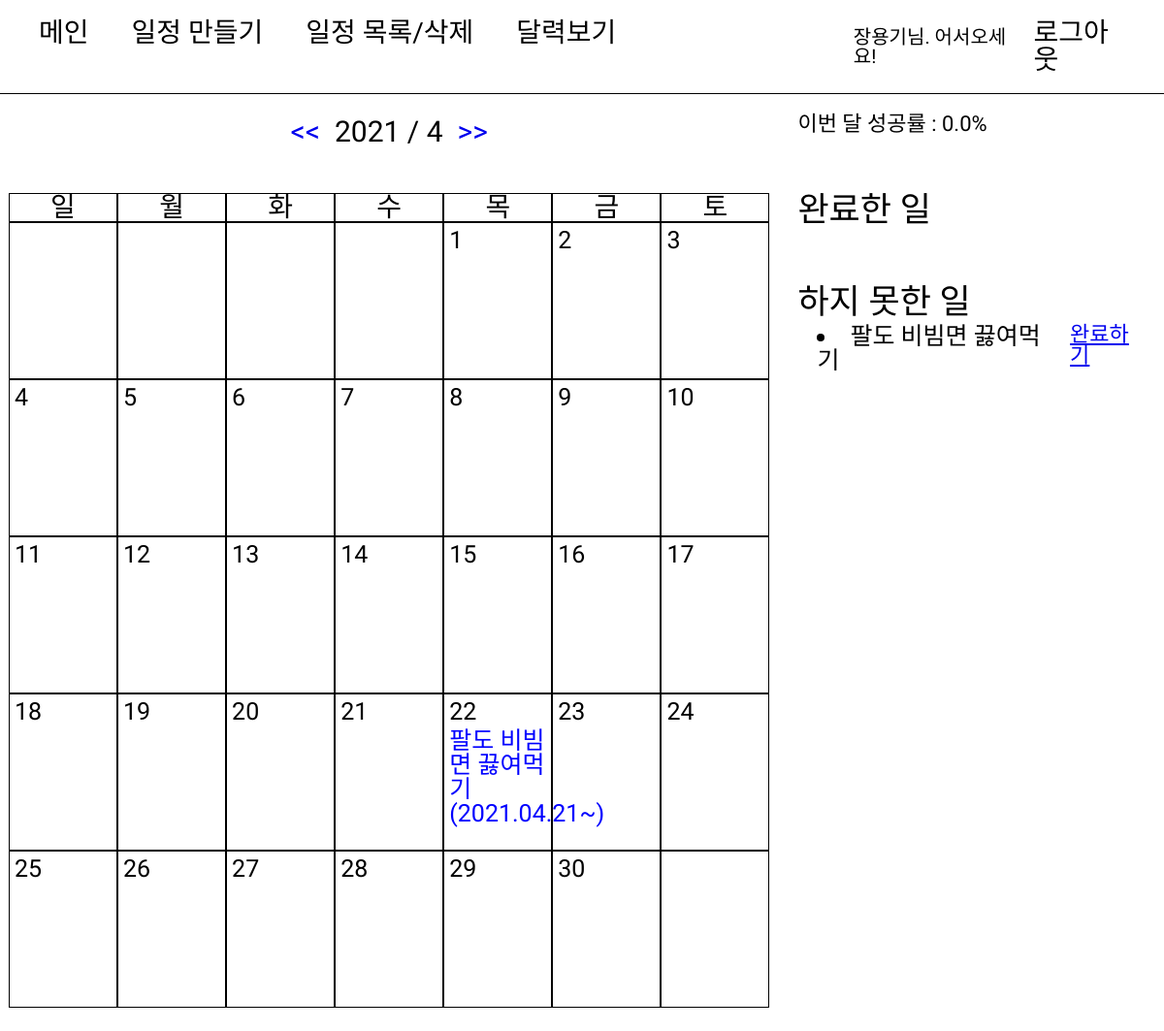
Page /2021/4/ (signed in) on the committed database.
### accounts/models.py (models this page shows)
class User(AbstractUser):
    age = models.IntegerField(null=True)

### diary/models.py (models this page shows)
class todoModel(models.Model):
    SUCCESS = 'S'
    FAIL = 'F'
    STATUS_CHOICE = [
        (SUCCESS, '성공'),
        (FAIL, '실패')
    ]
    status = models.CharField(max_length=10, choices=STATUS_CHOICE, default=FAIL)
    user = models.ForeignKey(
        'accounts.User', related_name='todo', on_delete=models.CASCADE
        )
    todo = models.CharField(max_length=200)
    start_date = models.DateField()
    end_date = models.DateField()
    created_at = models.DateTimeField(auto_now_add=True)
    class Meta:
        ordering = ['end_date']

### diary/views.py (the view)
# urls.py: path("<int:year>/<int:month>/", views.Detailcalendar, name="Detailcalendar"),
@login_required
def Detailcalendar(request, year, month):
    today = str(date.today())
    cal = today.split("-")
    today_year, today_month, today_day = cal[0], cal[1], cal[2]
    month_days = calendar.monthcalendar(int(year), int(month))
    month_begin = datetime.strptime(f"{year}-{month}-01", "%Y-%m-%d")
    end = calendar.monthrange(year, month)[1]
    month_end = datetime.strptime(f"{year}-{month}-{end}", "%Y-%m-%d")
    todo_list = todoModel.objects.filter(user=request.user)\
                    .filter(end_date__gte=month_begin)\
                    .filter(end_date__lte=month_end)
    success_todo = todoModel.objects.filter(user=request.user)\
                    .filter(end_date__gte=month_begin)\
                    .filter(end_date__lte=month_end)\
                    .filter(status="T")
    try:
        success_rate = round(len(success_todo)/len(todo_list)*100, 1)
    except:
        success_rate = 0
    days = [0,]
    for week_days in month_days:
        for week_day in week_days:
            days.append(week_day)
    days.pop()
    return render(request, "diary/calendar.html", {'days':days,
            'year':year, 'month':month,'today_year':today_year,
            'today_month':today_month, 'today_day':today_day, 'todo_list':todo_list,
            'success_todo':success_todo, 'success_rate':success_rate})

### templates/diary/calendar.html (shortened to what this page needs)
{% extends "Layout.html" %}
{% block contents %}
<div class="header">
    <div class="header-nav">
        <a href="{% url 'diary:main' %}">메인</a>
        <a href="{% url 'diary:todo' %}">일정 만들기</a>
        <a href="{% url 'diary:list' %}">일정 목록/삭제</a>
        <a href="{% url 'diary:Detailcalendar' year month %}">달력보기</a>
    </div>
    <div class="header-user">
        <p>{{request.user.first_name}}님. 어서오세요!</p>
        <a href="{% url 'accounts:logout' %}">로그아웃</a>
    </div>
</div>
<div class="calendar">
    <div class="calendar_detail">
            <div class="calendar-title">
                {% if month|add:'0' > 1 %}
                <a href="{% url 'diary:Detailcalendar' year month|add:'-1' %}"><<</a>
                {% else %}
                <a href="{% url 'diary:Detailcalendar' year|add:'-1' 12 %}"><<</a>
                {% endif %}
            <div style="margin: 0 15px;"> {{year}} / {{month}} </div>
                {% if month|add:'0' < 12 %}
                <a href="{% url 'diary:Detailcalendar' year month|add:'1' %}">>></a>
                {% else %}
                <a href="{% url 'diary:Detailcalendar' year|add:'1' 1 %}">>></a>
                {% endif %}
            </div>
        <div class="calendar-content">
            <div class="days">일</div>
            <div class="days">월</div>
            <div class="days">화</div>
            <div class="days">수</div>
            <div class="days">목</div>
            <div class="days">금</div>
            <div class="days">토</div>
        {% for day in days %}
            {% if day != 0 %}
                <div class="days_day">
                    <p>{{day}}</p>
                    {% for list in todo_list %}
                        {% if day|add:'0' == list.end_date|date:'d'|add:'0' %}
                            <p style="color: blue;">{{list.todo}}({{list.start_date|date:'Y.m.d'}}~)</p>
                        {% endif %}
                    {% endfor %}
                </div>
            {% else %}
                <div class="days_day"></div>
            {% endif %}
        {% endfor %}
        </div>
    </div>
    <div class="todo-info">
        이번 달 성공률 : {{ success_rate }}%
        <div class="todo-info__title">완료한 일</div>
        <div class="todo-info__title">하지 못한 일</div>
        {% for list in todo_list %}
            {% if list.status == 'F' %}
            <div class="todo-info__list">
                <li>{{list.todo}}</li>
                <a href="{% url 'diary:trans_todo' list.pk %}">완료하기</a>
            </div>
            {% endif %}
        {% endfor %}
    </div>
</div>
{% endblock %}

### static/css/Layout.css (style rules this page uses)
html, body, div, span, applet, object, iframe, h1, h2, h3, h4, h5, h6, p, blockquote, pre, a, abbr, acronym, address, big, cite, code, del, dfn, em, img, ins, kbd, q, s, samp, small, strike, strong, sub, sup, tt, var, b, u, i, center, dl, dt, dd, ol, ul, li, fieldset, form, label, legend, table, caption, tbody, tfoot, thead, tr, th, td, article, aside, canvas, details, embed, figure, figcaption, footer, hgroup, menu, nav, output, ruby, section, summary, time, mark, audio, video { margin: 0; padding: 0; border: 0; font-size: 100%; font: inherit; vertical-align: baseline; font-family: 'Nanum Pen Script', cursive; }
body { line-height: 1; }
.header { display: flex; padding: 20px; border-bottom: 1px solid black; }
.header-nav { width: 80%; }
.header a { text-decoration: none; color: black; margin: 0 20px 0 20px; font-size: 28px; }
.header-user { display: flex; align-items: center; }
.header-user p { font-size: 20px; }

### static/css/diary/calendar.css (style rules this page uses)
.calendar { display: flex; justify-content: flex-start; }
.calendar_detail { width: 70%; display: flex; flex-direction: column; align-items: center; justify-content: center; }
.calendar-title { display: flex; width: 98%; justify-content: center; margin: 3%; font-size: 30px; }
.calendar-title a { text-decoration: none; }
.calendar-content { display: flex; flex-wrap: wrap; justify-content: center; width: 98%; margin: 3%; font-size: 20px; }
.days { width: 14%; height: 28px; text-align: center; border: 1px solid black; font-size: 28px; }
.days_day { width: 14%; min-height: 160px; border: 1px solid black; font-size: 25px; }
.days_day p { margin: 5px; }
.todo-info { margin: 20px; font-size: 22px; }
.todo-info__title { margin-top: 60px; font-size: 35px; }
.todo-info__list { display: flex; margin-left: 20px; margin-top: 5px; }
.todo-info__list li { margin-right: 20px; font-size: 25px; }

### rows in the picture
User: user.first_name "장용기"
todoModel: todo "팔도 비빔면 끓여먹기", start_date "2021.04.21"

### other values in the picture
{{ year }} "2021"
{{ month }} "4"
{{ day }} "1" "2" "3" "4" "5" "6" "7" "8" "9" "10" "11" "12" "13" "14" "15" "16" "17" "18" "19" "20" "21" "22" "23" "24" "25" "26" "27" "28" "29" "30"
{{ success_rate }} "0.0"
